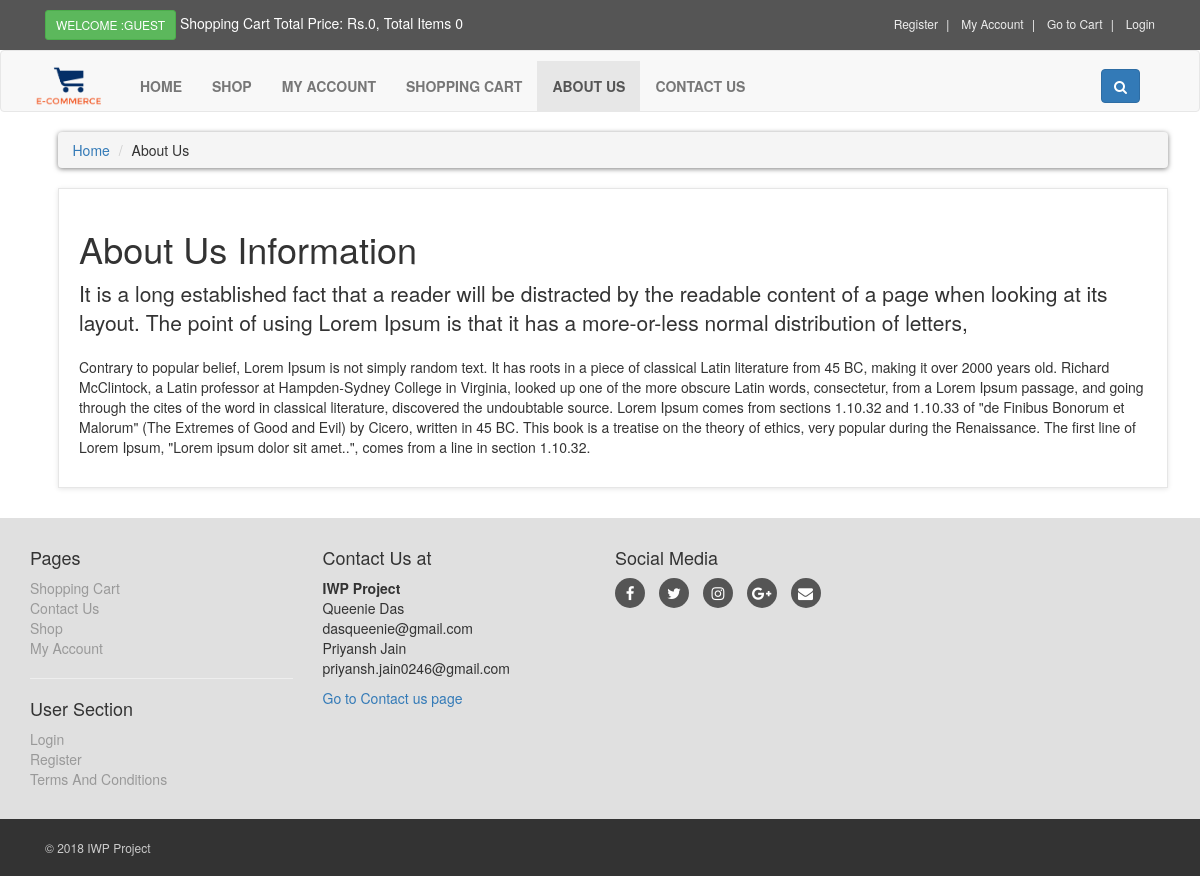
The page /Ecom_store/about.php on the database its author committed.
### tables this page shows
CREATE TABLE IF NOT EXISTS `about_us` (
`about_id` int(10) NOT NULL,
  `about_heading` text NOT NULL,
  `about_short_desc` text NOT NULL,
  `about_desc` text NOT NULL
);

### Ecom_store/about.php (the view, shortened to what this page needs)
<?php
include "includes/db.php";
include "functions/functions.php";
?>
<!DOCTYPE html>
<html>
<head>
<link href="styles/bootstrap.min.css" rel="stylesheet">
<link href="styles/style.css" rel="stylesheet">
<link href="font-awesome/css/font-awesome.min.css" rel="stylesheet">
<link rel="stylesheet" href="https://cdnjs.cloudflare.com/ajax/libs/animate.css/3.7.0/animate.min.css">
</head>
<body>
<div id="top">
<div class="container">
<div class="col-md-6 offer">
<a href="#" class="btn btn-success btn-sm" >
<?php
if (!isset($_SESSION['customer_email'])) {
    echo "Welcome :Guest";
} else {
    echo "Welcome : " . $_SESSION['customer_email'] . "";
}
?>
</a>
<a href="cart.php">
Shopping Cart Total Price: <?php total_price();?>, Total Items <?php items();?></a>
</div>
<div class="col-md-6">
<ul class="menu">
<li>
<a href="customer_register.php">
Register
</a>
</li>
<li>
<?php
if (!isset($_SESSION['customer_email'])) {
    echo "<a href='checkout.php' >My Account</a>";
} else {
    echo "<a href='customer/my_account.php?my_orders'>My Account</a>";
}
?>
</li>
<li>
<a href="cart.php">
Go to Cart
</a>
</li>
<li>
<?php
if (!isset($_SESSION['customer_email'])) {
    echo "<a href='checkout.php'> Login </a>";
} else {
    echo "<a href='logout.php'> Logout </a>";
}
?>
</li>
</ul>
</div>
</div>
</div>
<div class="navbar navbar-default" id="navbar">
<div class="container" >
<div class="navbar-header">
<a class="navbar-brand home" href="index.php" >
<img src="images/logo.png" width="80px" height="40px" alt="logo" class="hidden-xs animated bounce" >
</a>
</div>
<div class="navbar-collapse collapse" id="navigation" >
<div class="padding-nav" >
<ul class="nav navbar-nav navbar-left">
<li>
<a href="index.php"> Home </a>
</li>
<li>
<a href="shop.php"> Shop </a>
</li>
<li>
<?php
if (!isset($_SESSION['customer_email'])) {
    echo "<a href='checkout.php' >My Account</a>";
} else {
    echo "<a href='customer/my_account.php?my_orders'>My Account</a>";
}
?>
</li>
<li>
<a href="cart.php"> Shopping Cart </a>
</li>
<li class="active">
<a href="about.php"> About Us </a>
</li>
<li>
<a href="contact.php"> Contact Us </a>
</li>
</ul>
</div>
<div class="navbar-collapse collapse right">
<button class="btn navbar-btn btn-primary" type="button" data-toggle="collapse" data-target="#search">
<i class="fa fa-search"></i>
</button>
</div>
</div>
</div>
</div>
<div id="content" >
<div class="container" >
<div class="col-md-12" >
<ul class="breadcrumb" >
<li>
<a href="index.php">Home</a>
</li>
<li>About Us</li>
</ul>
</div>
<div class="col-md-12" >
<div class="box animated jackInTheBox" >
<?php
$get_about_us = "select * from about_us";
$run_about_us = mysqli_query($con, $get_about_us);
$row_about_us = mysqli_fetch_array($run_about_us);
$about_heading = $row_about_us['about_heading'];
$about_short_desc = $row_about_us['about_short_desc'];
$about_desc = $row_about_us['about_desc'];
?>
<h1> <?php echo $about_heading; ?> </h1>
<p class="lead"> <?php echo $about_short_desc; ?> </p>
<p> <?php echo $about_desc; ?> </p>
</div>
</div>
</div>
</div>
<?php
include "includes/footer.php";
?>
</body>
</html>

### Ecom_store/styles/style.css (style rules this page uses)
body { font-family: "Lato", Helvetica, Arial, sans-serif; font-size: 14px; line-height: 1.42857143; color: #333333; background-color: #f0f0f0; overflow-x: hidden; }
#top { background: #555555; padding: 10px 0; }
#top .offer { color: #fff; }
#top .offer .btn { text-transform: uppercase; }
#top a { color: #fff; }
#top ul.menu { padding-top: 5px; margin: 0; text-align: right; font-size: 12px; list-style: none; }
#top ul.menu > li { display: inline-block; }
#top ul.menu > li a { color: #eeeeee; }
#top ul.menu > li + li:before { content: "|\00a0"; padding: 0 5px; color: #f7f7f7; }
.navbar { background: white; }
.navbar-collapse .right { float: right; }
.navbar-brand { float: left; padding: 10px 15px; font-size: 18px; line-height: 20px; height: 70px; }
.navbar ul.nav > li > a { text-transform: uppercase; font-weight: bold; font-size: 14px; }
.padding-nav { padding-top: 10px; }
.btn-primary { color: rgb(255, 255, 255); background-color: rgb(79, 191, 168); border-color: rgb(65, 179, 156); }
.box { background: #fff; margin: 0 0 30px; border: solid 1px #e6e6e6; box-sizing: border-box; padding: 20px; box-shadow: 0 1px 5px rgba(0, 0, 0, 0.1); }
#content { padding-left: 25px; }
.breadcrumb { padding: 8px 15px; margin-bottom: 20px; background-color: #ffffff; border-radius: 0; box-shadow: 0 1px 5px rgba(0, 0, 0, 0.5); }
.breadcrumb > li + li:before { content: ">\00a0"; color: #cccccc; }

### rows shown on the page
about_us: about_heading "About Us Information", about_short_desc "It is a long established fact that a reader will be distracted by the readable content of a page when looking at its layout. The point of using Lorem Ipsum is that it has a more-or-less normal distribution of letters,", about_desc "Contrary to popular belief, Lorem Ipsum is not simply random text. It has roots in a piece of classical Latin literature from 45 BC, making it over 2000 years old. Richard McClintock, a Latin professor at Hampden-Sydney College in Virginia, looked up one of the more obscure Latin words, consectetur, from a Lorem Ipsum passage, and going through the cites of the word in classical literature, discovered the undoubtable source. Lorem Ipsum comes from sections 1.10.32 and 1.10.33 of \"de Finibus Bonorum et Malorum\" (The Extremes of Good and Evil) by Cicero, written in 45 BC. This book is a treatise on the theory of ethics, very popular during the Renaissance. The first line of Lorem Ipsum,…"

### other values the page prints
$total "0"
$count_items "0"
